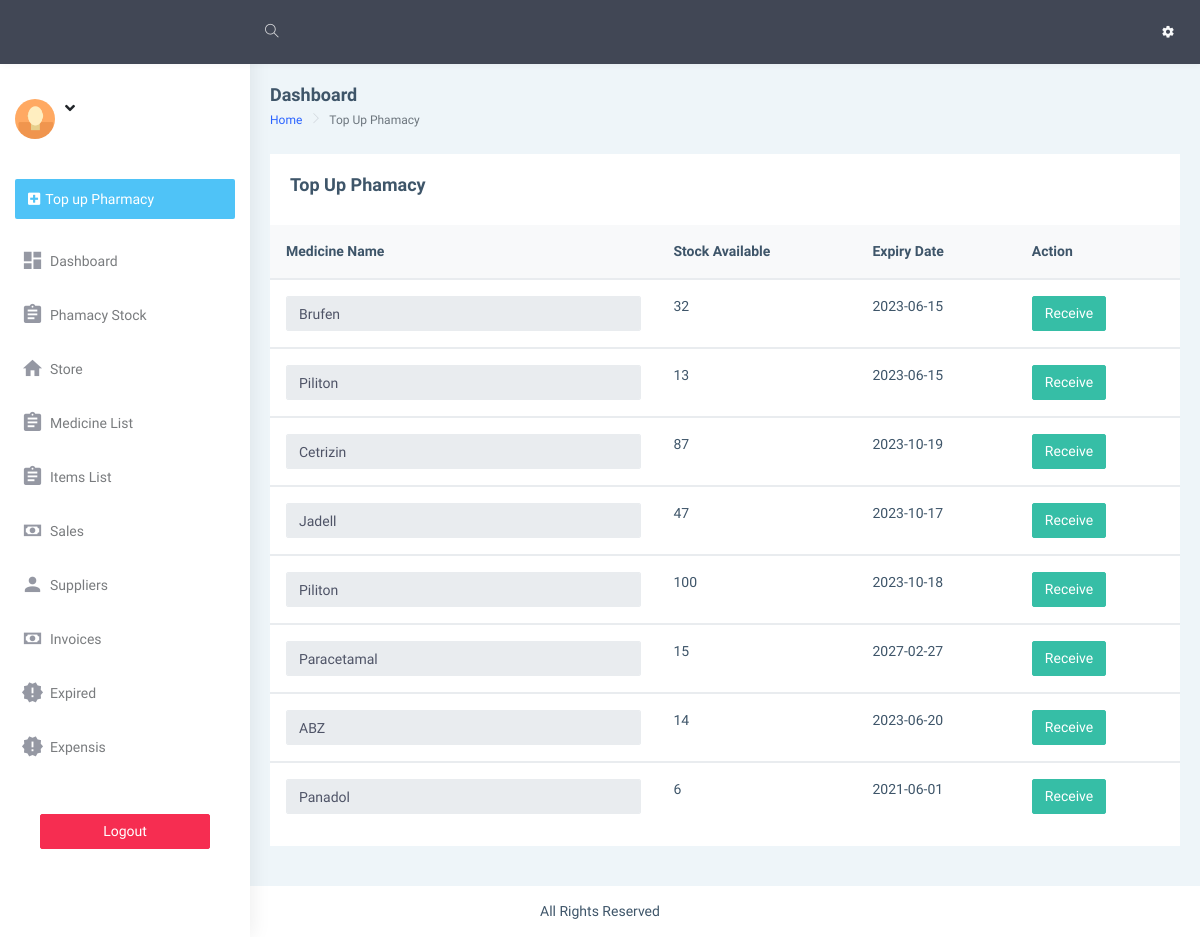
/dashboard/manage_pharmacy.php, run on an earlier commit of the app's database.
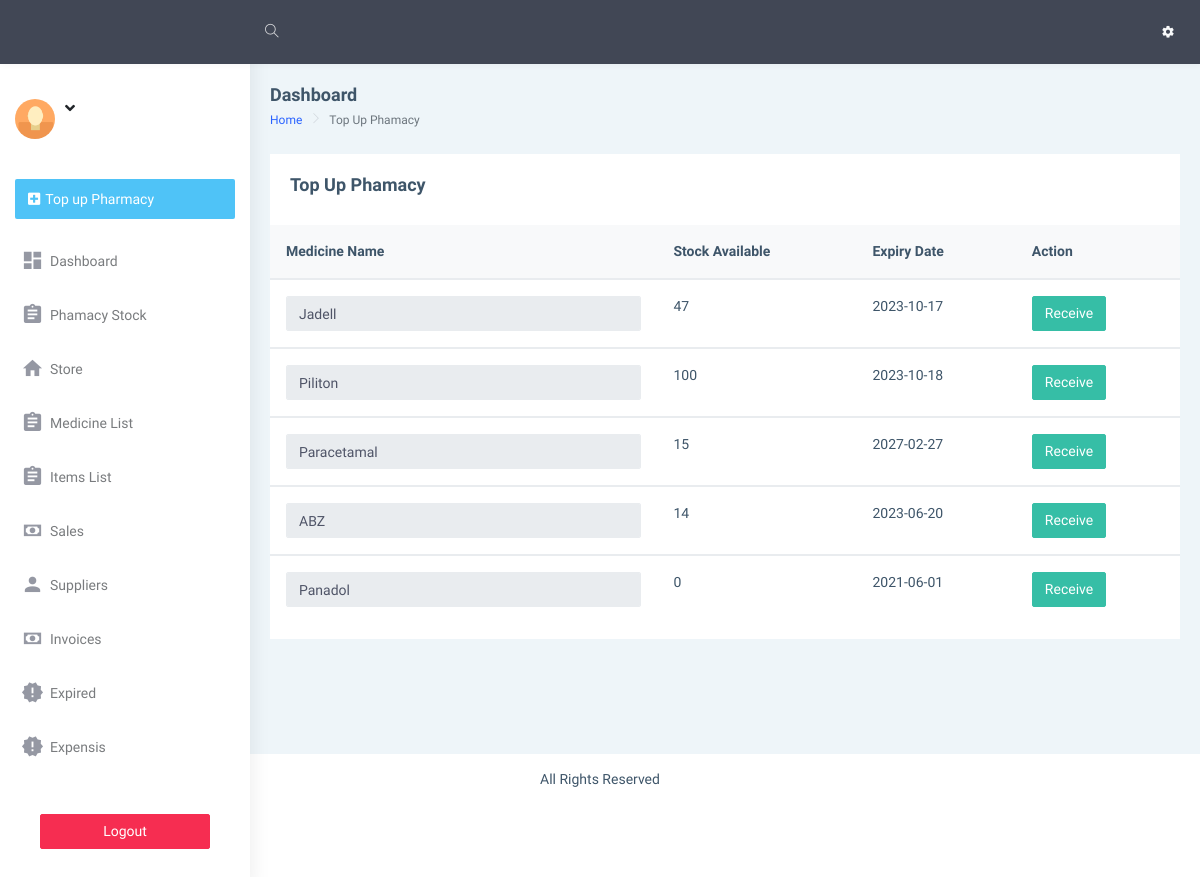
And on a later commit of the database.
### tables this page shows
CREATE TABLE `store` (
  `id` int(10) NOT NULL,
  `medicine_name` varchar(255) NOT NULL,
  `date_received` date NOT NULL,
  `Qty` varchar(255) NOT NULL DEFAULT '0',
  `expiry_date` date NOT NULL DEFAULT current_timestamp(),
  `amount` varchar(255) NOT NULL,
  `stock_out` varchar(255) NOT NULL DEFAULT '0',
  `price` varchar(255) NOT NULL DEFAULT '0',
  `capacity` varchar(255) NOT NULL,
  `type` varchar(255) NOT NULL,
  `dosage_sold` varchar(255) NOT NULL,
  `dosage` varchar(255) NOT NULL,
  `price_dosage` varchar(255) NOT NULL DEFAULT '0',
  `app` varchar(255) NOT NULL,
  `half_dosage_price` int(11) NOT NULL,
  `confirm` varchar(10) NOT NULL DEFAULT '0'
);

### dashboard/manage_pharmacy.php (the view, shortened to what this page needs)
<!DOCTYPE html>
<html dir="ltr" lang="en">
<?php
require "includes/head.php";
?>
<body>
    <div id="main-wrapper" data-layout="vertical" data-navbarbg="skin5" data-sidebartype="full"
        data-sidebar-position="absolute" data-header-position="absolute" data-boxed-layout="full">
        <?php require "includes/header.php"?>
       <?php require "includes/aside.php";?>
        <div class="page-wrapper">
            <div class="page-breadcrumb">
                <div class="row align-items-center">
                    <div class="col-5">
                        <h4 class="page-title">Dashboard</h4>
                        <div class="d-flex align-items-center">
                            <nav aria-label="breadcrumb">
                                <ol class="breadcrumb">
                                    <li class="breadcrumb-item"><a href="index.php">Home</a></li>
                                    <li class="breadcrumb-item active" aria-current="page"> Top Up Phamacy</li>
                                </ol>
                            </nav>
                        </div>
                    </div>
                </div>
            </div>
            <div class="container-fluid">
                <div class="row">
                    <div class="col-12">
                        <div class="card">
                            <div class="card-body">
                                <div class="d-md-flex align-items-center">
                                    <div>
                                        <h4 class="card-title"> Top Up Phamacy </h4>
                                    </div>
									</div>
                            </div>
                                <table class="table v-middle">
                                    <thead>
                                        <tr class="bg-light">
                                            <th class="border-top-0">Medicine Name</th>
                                            <th class="border-top-0">Stock Available</th>
											 <th class="border-top-0">Expiry Date</th>
                                           <th class="border-top-0">Action</th>
                                        </tr>
                                    </thead>
									<?php
								require "includes/conn.php";
								$sql ="SELECT * FROM store";
								$res = mysqli_query($conn,$sql);
								if ($res == TRUE) {
									$count = mysqli_num_rows($res);
									if($count > 0){
										while ($rows=mysqli_fetch_assoc($res)) {
											$id=$rows['id'];
											$medicine_name=$rows['medicine_name'];
											$Qty=$rows['Qty'];
											$expiry_date=$rows['expiry_date'];
									   ?>
                                    <tbody id="output">
                                        <tr>
										   <td>
											<input  readonly class="form-control"  value="<?php echo "$medicine_name";?> " name="medicine_name">
										   </td>
											<td><?php echo "$Qty";?></td>
											<td><?php echo "$expiry_date";;?></td>
											<td>
                                              <a  href="requisation.php?id=<?php echo "$id"?>" class="btn btn-success" type="button">Receive</a>
                                               </td>
                                        </tr>
                                    </tbody>
											 <?php
										}
									}
								}
							?>
                                </table>
                        </div>
                    </div>
                </div>
            </div>
            </div>
            <footer class="footer text-center">
                All Rights Reserved
            </footer>
        </div>
</body>
</html>

What changed in the data, as far as the page shows it:
removed store: medicine_name "Brufen", Qty "32", expiry_date "2023-06-15"
removed store: medicine_name "Piliton", Qty "13", expiry_date "2023-06-15"
removed store: medicine_name "Cetrizin", Qty "87", expiry_date "2023-10-19"
changed store "Panadol": Qty "6" → "0"
